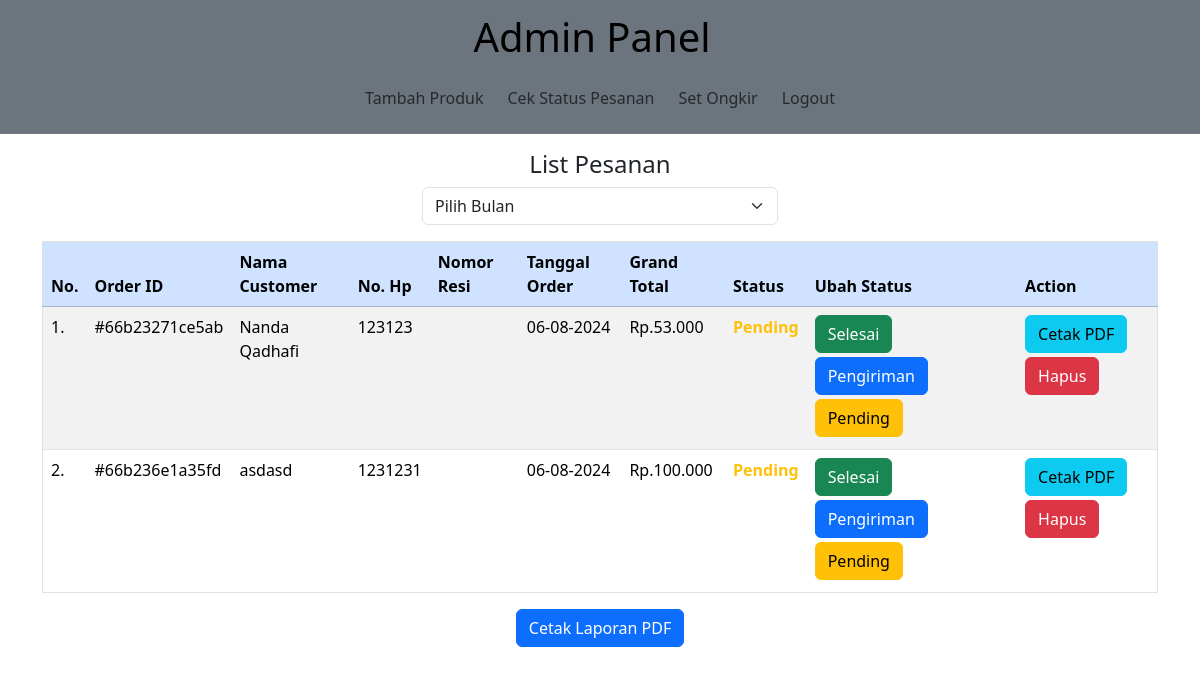
The page /admin/index.php?page=check (signed in) on the database as committed earlier.
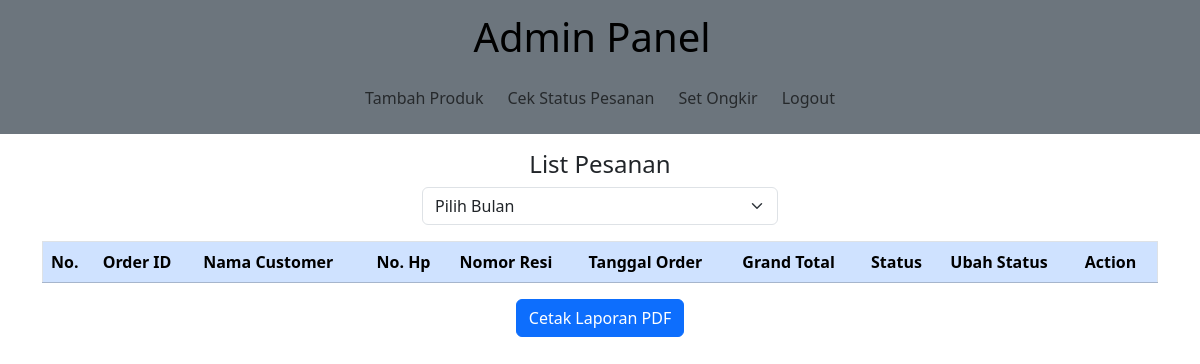
The same page on the database as committed later.
### tables this page shows
CREATE TABLE `tb_order` (
  `id_order` varchar(50) NOT NULL,
  `resi_order` varchar(50) NOT NULL,
  `namacust_order` varchar(50) NOT NULL,
  `email_order` varchar(50) NOT NULL,
  `nohp_order` bigint(20) NOT NULL,
  `alamat_order` varchar(100) NOT NULL,
  `tanggal_order` date NOT NULL DEFAULT current_timestamp(),
  `id_ongkir` int(11) NOT NULL,
  `grandtotal_order` bigint(20) NOT NULL,
  `after_ongkir_order` bigint(20) NOT NULL,
  `status_order` varchar(30) NOT NULL
);

### admin/confirm.php (the view, shortened to what this page needs)
<?php
include('../config.php');
$selected_month = filter_input(INPUT_GET, 'month', FILTER_SANITIZE_STRING);
$filter_query = "";
$query = mysqli_query($config, "SELECT * FROM tb_order" . $filter_query);
$data = mysqli_fetch_all($query, MYSQLI_ASSOC);
?>
<div class="container d-flex flex-column justify-content-center">
    <h4 class="text-center mt-3">List Pesanan</h4>
    <form method="get" class="mb-3">
        <div class="row">
            <div class="col-md-4 offset-md-4">
                <div class="input-group">
                    <select name="month" class="form-select" onchange="this.form.submit()">
                        <option value="">Pilih Bulan</option>
                    </select>
                </div>
            </div>
        </div>
    </form>
    <div class="table-responsive">
        <table class="table table-striped border">
            <thead class="table-primary">
                <tr>
                    <th>No.</th>
                    <th>Order ID</th>
                    <th>Nama Customer</th>
                    <th>No. Hp</th>
                    <th>Nomor Resi</th>
                    <th>Tanggal Order</th>
                    <th>Grand Total</th>
                    <th>Status</th>
                    <th class="">Ubah Status</th>
                    <th class="">Action</th>
                </tr>
            </thead>
            <tbody>
                <?php
                $no = 1;
                foreach ($data as $row) : ?>
                    <tr>
                        <?php
                        $tanggal_order = date('d-m-Y', strtotime($row['tanggal_order']));
                        $class = "";
                        if ($row['status_order'] == "Selesai") {
                            $class = "text-success fw-bolder";
                        } else if ($row['status_order'] == "Pending") {
                            $class = "text-warning fw-bolder";
                        } else if ($row['status_order'] == "Pengiriman") {
                            $class = "text-primary fw-bolder";
                        }
                        ?>
                        <td><?php echo $no++ . "."; ?></td>
                        <td><?php echo htmlspecialchars($row['id_order']); ?></td>
                        <td><?php echo htmlspecialchars($row['namacust_order']); ?></td>
                        <td><?php echo htmlspecialchars($row['nohp_order']); ?></td>
                        <td><?php echo htmlspecialchars($row['resi_order']); ?></td>
                        <td><?php echo htmlspecialchars($tanggal_order); ?></td>
                        <td>Rp.<?php echo number_format($row['after_ongkir_order'], 0, ',', '.'); ?></td>
                        <td class="<?php echo $class ?>"><?php echo htmlspecialchars($row['status_order']); ?></td>
                        <td>
                            <a href="?page=check&acc=<?php echo urlencode($row['id_order']); ?>" class="btn btn-success mb-1" onclick="return confirm('Anda yakin mengubah status order ini?');">Selesai</a>
                            <button type="button" class="btn btn-primary mb-1" data-bs-toggle="modal" data-bs-target="#resiModal" data-id="<?php echo $row['id_order']; ?>">
                                Pengiriman
                            </button>
                            <a href="?page=check&pending=<?php echo urlencode($row['id_order']); ?>" class="btn btn-warning mb-1" onclick="return confirm('Anda yakin mengubah status order ini?');">Pending</a>
                        </td>
                        <td>
                            <a href="./generate_pdf.php?orderid=<?php echo urlencode($row['id_order']); ?>" target="_blank" class="btn btn-info mb-1">Cetak PDF</a>
                            <a href="?page=check&hapus=<?php echo urlencode($row['id_order']); ?>" class="btn btn-danger mb-1" onclick="return confirm('Anda yakin menghapus produk ini?');">Hapus</a>
                        </td>
                    </tr>
                <?php endforeach; ?>
            </tbody>
        </table>
        <div class="mb-3 text-center">
        <a href="./generate_pdf_all.php?month=<?php echo urlencode($selected_month); ?>" target="_blank"class="btn btn-primary">Cetak Laporan PDF</a>
    </div>
    </div>
</div>

### admin/index.php (shortened to what this page needs)
<?php
include('../config.php');
?>
<!DOCTYPE html>
<html lang="en">
<head>
    <link rel="stylesheet" href="../lib/css/main.css">
    <link rel="stylesheet" href="../lib/css/bootstrap.min.css">
</head>
<body>
    <nav class="navbar navbar-expand-md d-flex flex-row bg-secondary">
        <div class="container-fluid d-flex flex-column">
            <div class="d-flex flex-row justify-content-between">
                <a class="navbar-brand" href="./">
                    <h1>Admin Panel</h1>
                </a>
            </div>
            <div class="collapse navbar-collapse" id="navbarSupportedContent">
                <div class="d-flex flex-column">
                    <div class="justify-content-center  align-self-center mb-1">
                        <ul class="navbar-nav me-auto mb-2 mb-lg-0">
                            <li class="nav-item p-1">
                                <a class="nav-link" aria-current="page" href="?page=tambah">Tambah Produk</a>
                            </li>
                            <li class="nav-item p-1">
                                <a class="nav-link" href="?page=check">Cek Status Pesanan</a>
                            </li>
                            <li class="nav-item p-1">
                                <a class="nav-link" href="?page=ongkir">Set Ongkir</a>
                            </li>
                            <li class="nav-item p-1">
                                <a class="nav-link" href="./logout.php" onclick="return confirm('Apakah anda yakin logout?');">Logout</a>
                            </li>
                        </ul>
                    </div>
                </div>
            </div>
        </div>
    </nav>
    <?php
    if (isset($_GET['page'])) {
        if ($_GET['page'] == 'tambah') {
            include './upload.php';
        } else if ($_GET['page'] == 'check') {
            include './confirm.php';
            exit();
        }
    }
    ?>

Rows that differ between the two databases and show on the page:
removed tb_order: id_order "#66b23271ce5ab", namacust_order "Nanda Qadhafi", nohp_order "123123", tanggal_order "06-08-2024", after_ongkir_order "53.000", status_order "Pending"
removed tb_order: id_order "#66b236e1a35fd", namacust_order "asdasd", nohp_order "1231231", tanggal_order "06-08-2024", after_ongkir_order "100.000", status_order "Pending"
